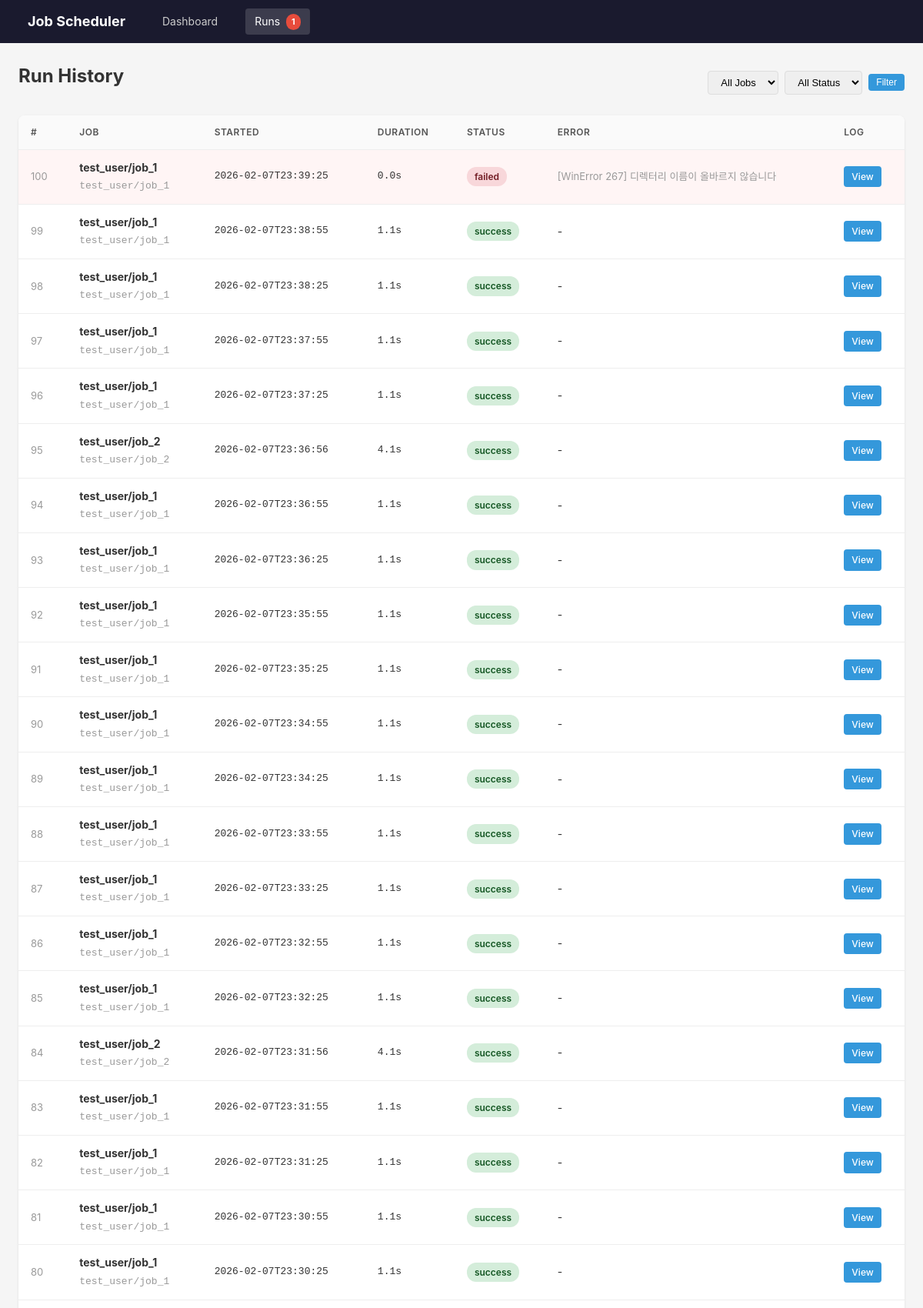
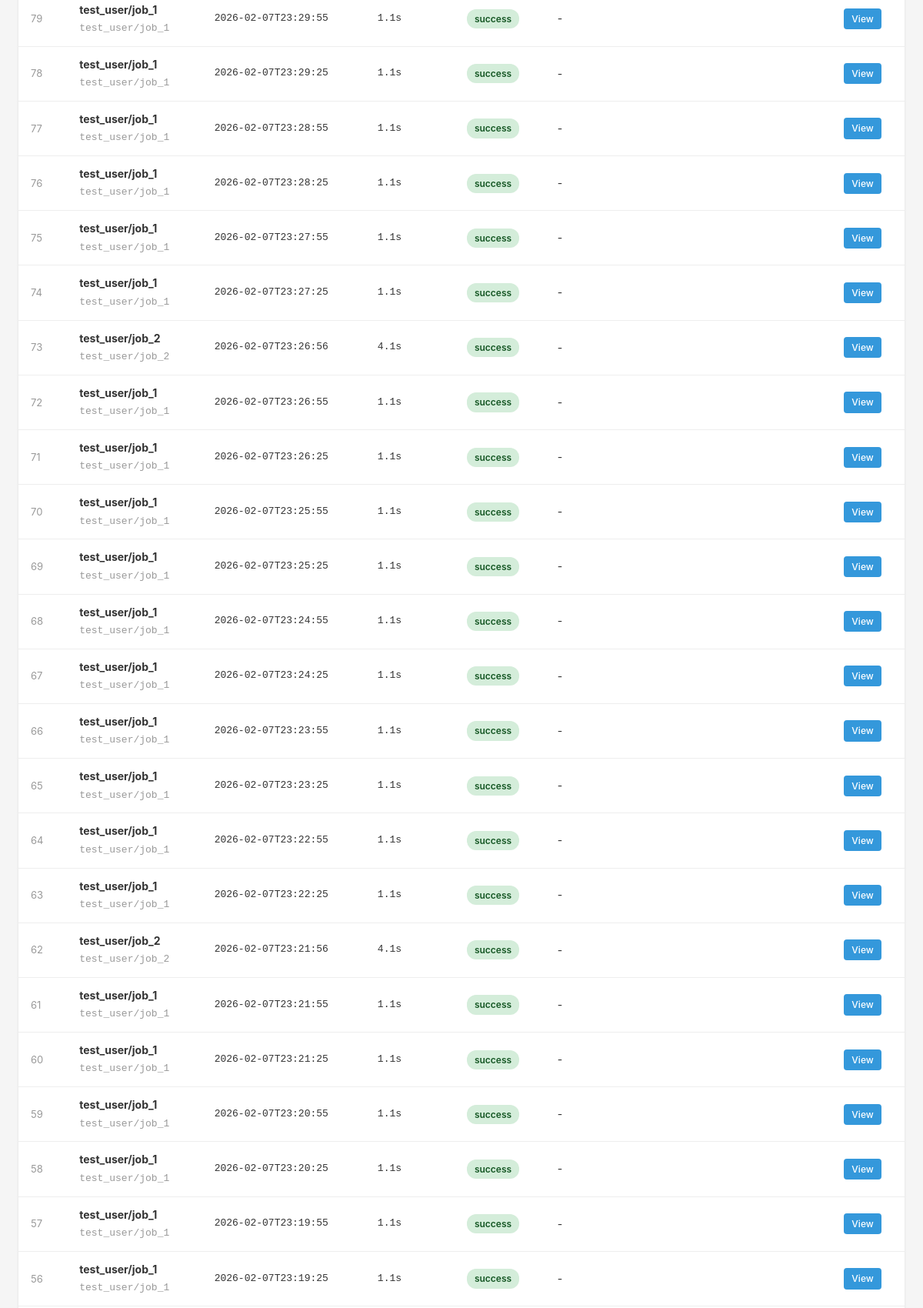
/runs (upper part), run on the app's committed database (2 pictures, top to bottom).
### tables this page shows
CREATE TABLE runs (
    id INTEGER PRIMARY KEY AUTOINCREMENT,
    job_id TEXT NOT NULL,
    status TEXT NOT NULL,
    started_at TEXT NOT NULL,
    finished_at TEXT,
    duration_seconds REAL,
    return_code INTEGER,
    log_path TEXT,
    error_message TEXT,
    FOREIGN KEY (job_id) REFERENCES jobs(id)
);

### src/app.py (the view)
    @app.route("/runs")
    def runs():
        manager = get_manager()
        job_id = request.args.get("job_id")
        status = request.args.get("status")
        run_list = manager.get_runs(job_id=job_id, status=status)
        failure_count = manager.get_failure_count()
        jobs = manager.get_jobs()
        return render_template(
            "runs.html",
            runs=run_list,
            jobs=jobs,
            failure_count=failure_count,
            filter_job_id=job_id or "",
            filter_status=status or "",
        )

### src/job_manager.py (called while the page is built, shortened)
    def _get_conn(self) -> sqlite3.Connection:
        conn = sqlite3.connect(str(self.db_path))
        conn.row_factory = sqlite3.Row
        conn.execute("PRAGMA journal_mode=WAL")
        return conn

    def get_jobs(self) -> list[dict]:
        with self._db_lock:
            conn = self._get_conn()
            try:
                jobs = conn.execute(
                    "SELECT * FROM jobs ORDER BY task"
                ).fetchall()
                result = []
                return result
            finally:
                conn.close()

    def get_failure_count(self) -> int:
        cutoff = (datetime.now() - timedelta(hours=24)).isoformat()
        with self._db_lock:
            conn = self._get_conn()
            try:
                row = conn.execute(
                    "SELECT COUNT(*) as cnt FROM runs WHERE status IN ('failed', 'timeout') AND started_at > ?",
                    (cutoff,),
                ).fetchone()
                return row["cnt"] if row else 0
            finally:
                conn.close()

### src/templates/runs.html (shortened to what this page needs)
{% extends "base.html" %}
{% block content %}
<div class="toolbar">
    <h1>Run History</h1>
    <form method="get" action="/runs" style="display:flex; gap:8px; margin-left:auto; align-items:center;">
        <select name="job_id">
            <option value="">All Jobs</option>
        </select>
        <select name="status">
            <option value="">All Status</option>
        </select>
        <button type="submit" class="btn btn-primary btn-sm">Filter</button>
    </form>
</div>
{% if runs %}
<table>
    <thead>
        <tr>
            <th>#</th>
            <th>Job</th>
            <th>Started</th>
            <th>Duration</th>
            <th>Status</th>
            <th>Error</th>
            <th>Log</th>
        </tr>
    </thead>
    <tbody>
        {% for run in runs %}
        <tr class="{% if run.status in ['failed', 'timeout'] %}row-failed{% endif %}">
            <td class="muted">{{ run.id }}</td>
            <td>
                <strong>{{ run.job_name or run.job_id }}</strong>
                <br><span class="muted mono">{{ run.job_id }}</span>
            </td>
            <td class="mono">{{ run.started_at[:19] }}</td>
            <td class="mono">
                {% if run.duration_seconds is not none %}
                    {{ "%.1f"|format(run.duration_seconds) }}s
                {% else %}
                    -
                {% endif %}
            </td>
            <td>
                <span class="status status-{{ run.status }}">{{ run.status }}</span>
            </td>
            <td>
                {% if run.error_message %}
                <span class="muted" title="{{ run.error_message }}">
                    {{ run.error_message[:80] }}{% if run.error_message|length > 80 %}...{% endif %}
                </span>
                {% else %}
                -
                {% endif %}
            </td>
            <td>
                {% if run.log_path %}
                <a href="#" class="btn btn-primary btn-sm" onclick="showLog('{{ run.log_path }}'); return false;">
                    View
                </a>
                {% else %}
                -
                {% endif %}
            </td>
        </tr>
        {% endfor %}
    </tbody>
</table>
{% else %}
<div style="text-align:center; padding:60px 20px; background:#fff; border-radius:8px; box-shadow:0 1px 3px rgba(0,0,0,0.1);">
    <p style="font-size:16px; color:#666;">No run records found.</p>
</div>
{% endif %}
{% endblock %}

### src/templates/base.html (shortened to what this page needs)
<!DOCTYPE html>
<html lang="ko">
<head>
</head>
<body>
    <nav>
        <a href="/" class="brand">Job Scheduler</a>
        <a href="/" class="{% if request.path == '/' %}active{% endif %}">Dashboard</a>
        <a href="/runs" class="{% if request.path.startswith('/runs') %}active{% endif %}">
            Runs
            {% if failure_count > 0 %}
            <span class="badge">{{ failure_count }}</span>
            {% endif %}
        </a>
    </nav>
    <div class="container">
        {% block content %}{% endblock %}
    </div>
</body>
</html>

### src/templates/base.html (style rules this page uses)
* { margin: 0; padding: 0; box-sizing: border-box; }
body { font-family: -apple-system, BlinkMacSystemFont, "Segoe UI", Roboto, sans-serif; background: #f5f5f5; color: #333; line-height: 1.6; }
nav { background: #1a1a2e; color: #fff; padding: 0 24px; display: flex; align-items: center; height: 56px; gap: 24px; }
nav .brand { font-size: 18px; font-weight: 700; color: #fff; text-decoration: none; }
nav a { color: #ccc; text-decoration: none; font-size: 14px; padding: 6px 12px; border-radius: 4px; transition: background 0.2s; }
nav a.active { background: rgba(255,255,255,0.15); color: #fff; }
.badge { display: inline-block; background: #e74c3c; color: #fff; font-size: 11px; font-weight: 700; padding: 2px 7px; border-radius: 10px; margin-left: 4px; vertical-align: middle; }
.container { max-width: 1200px; margin: 24px auto; padding: 0 24px; }
h1 { font-size: 24px; margin-bottom: 16px; }
table { width: 100%; border-collapse: collapse; background: #fff; border-radius: 8px; overflow: hidden; box-shadow: 0 1px 3px rgba(0,0,0,0.1); }
th, td { padding: 12px 16px; text-align: left; border-bottom: 1px solid #eee; font-size: 14px; }
th { background: #fafafa; font-weight: 600; color: #555; font-size: 12px; text-transform: uppercase; letter-spacing: 0.5px; }
.status { display: inline-block; padding: 3px 10px; border-radius: 12px; font-size: 12px; font-weight: 600; }
.status-success { background: #d4edda; color: #155724; }
.status-failed { background: #f8d7da; color: #721c24; }
.btn { display: inline-block; padding: 6px 14px; border: none; border-radius: 4px; font-size: 13px; font-weight: 500; cursor: pointer; text-decoration: none; transition: opacity 0.2s; }
.btn-primary { background: #3498db; color: #fff; }
.btn-sm { padding: 4px 10px; font-size: 12px; }
.toolbar { display: flex; align-items: center; gap: 12px; margin-bottom: 16px; flex-wrap: wrap; }
.row-failed { background: #fff5f5 !important; }
select, input[type="text"] { padding: 6px 12px; border: 1px solid #ddd; border-radius: 4px; font-size: 13px; }
.muted { color: #999; font-size: 13px; }
.mono { font-family: "SFMono-Regular", Consolas, monospace; font-size: 13px; }

### data on the page
runs: id "100", job "test_user/job_1", job_id "test_user/job_1", started_at "2026-02-07T23:39:25", duration_seconds "0.0", status "failed", error_message "[WinError 267] 디렉터리 이름이 올바르지 않습니다"
runs: id "99", job "test_user/job_1", job_id "test_user/job_1", started_at "2026-02-07T23:38:55", duration_seconds "1.1", status "success"
runs: id "98", job "test_user/job_1", job_id "test_user/job_1", started_at "2026-02-07T23:38:25", duration_seconds "1.1", status "success"
runs: id "97", job "test_user/job_1", job_id "test_user/job_1", started_at "2026-02-07T23:37:55", duration_seconds "1.1", status "success"
runs: id "96", job "test_user/job_1", job_id "test_user/job_1", started_at "2026-02-07T23:37:25", duration_seconds "1.1", status "success"
runs: id "95", job "test_user/job_2", job_id "test_user/job_2", started_at "2026-02-07T23:36:56", duration_seconds "4.1", status "success"
runs: id "94", job "test_user/job_1", job_id "test_user/job_1", started_at "2026-02-07T23:36:55", duration_seconds "1.1", status "success"
runs: id "93", job "test_user/job_1", job_id "test_user/job_1", started_at "2026-02-07T23:36:25", duration_seconds "1.1", status "success"
runs: id "92", job "test_user/job_1", job_id "test_user/job_1", started_at "2026-02-07T23:35:55", duration_seconds "1.1", status "success"
runs: id "91", job "test_user/job_1", job_id "test_user/job_1", started_at "2026-02-07T23:35:25", duration_seconds "1.1", status "success"
runs: id "90", job "test_user/job_1", job_id "test_user/job_1", started_at "2026-02-07T23:34:55", duration_seconds "1.1", status "success"
runs: id "89", job "test_user/job_1", job_id "test_user/job_1", started_at "2026-02-07T23:34:25", duration_seconds "1.1", status "success"
runs: id "88", job "test_user/job_1", job_id "test_user/job_1", started_at "2026-02-07T23:33:55", duration_seconds "1.1", status "success"
runs: id "87", job "test_user/job_1", job_id "test_user/job_1", started_at "2026-02-07T23:33:25", duration_seconds "1.1", status "success"
runs: id "86", job "test_user/job_1", job_id "test_user/job_1", started_at "2026-02-07T23:32:55", duration_seconds "1.1", status "success"
runs: id "85", job "test_user/job_1", job_id "test_user/job_1", started_at "2026-02-07T23:32:25", duration_seconds "1.1", status "success"
runs: id "84", job "test_user/job_2", job_id "test_user/job_2", started_at "2026-02-07T23:31:56", duration_seconds "4.1", status "success"
runs: id "83", job "test_user/job_1", job_id "test_user/job_1", started_at "2026-02-07T23:31:55", duration_seconds "1.1", status "success"
runs: id "82", job "test_user/job_1", job_id "test_user/job_1", started_at "2026-02-07T23:31:25", duration_seconds "1.1", status "success"
runs: id "81", job "test_user/job_1", job_id "test_user/job_1", started_at "2026-02-07T23:30:55", duration_seconds "1.1", status "success"
runs: id "80", job "test_user/job_1", job_id "test_user/job_1", started_at "2026-02-07T23:30:25", duration_seconds "1.1", status "success"
runs: id "79", job "test_user/job_1", job_id "test_user/job_1", started_at "2026-02-07T23:29:55", duration_seconds "1.1", status "success"
runs: id "78", job "test_user/job_1", job_id "test_user/job_1", started_at "2026-02-07T23:29:25", duration_seconds "1.1", status "success"
runs: id "77", job "test_user/job_1", job_id "test_user/job_1", started_at "2026-02-07T23:28:55", duration_seconds "1.1", status "success"
runs: id "76", job "test_user/job_1", job_id "test_user/job_1", started_at "2026-02-07T23:28:25", duration_seconds "1.1", status "success"
runs: id "75", job "test_user/job_1", job_id "test_user/job_1", started_at "2026-02-07T23:27:55", duration_seconds "1.1", status "success"
runs: id "74", job "test_user/job_1", job_id "test_user/job_1", started_at "2026-02-07T23:27:25", duration_seconds "1.1", status "success"
runs: id "73", job "test_user/job_2", job_id "test_user/job_2", started_at "2026-02-07T23:26:56", duration_seconds "4.1", status "success"
runs: id "72", job "test_user/job_1", job_id "test_user/job_1", started_at "2026-02-07T23:26:55", duration_seconds "1.1", status "success"
runs: id "71", job "test_user/job_1", job_id "test_user/job_1", started_at "2026-02-07T23:26:25", duration_seconds "1.1", status "success"
runs: id "70", job "test_user/job_1", job_id "test_user/job_1", started_at "2026-02-07T23:25:55", duration_seconds "1.1", status "success"
runs: id "69", job "test_user/job_1", job_id "test_user/job_1", started_at "2026-02-07T23:25:25", duration_seconds "1.1", status "success"
runs: id "68", job "test_user/job_1", job_id "test_user/job_1", started_at "2026-02-07T23:24:55", duration_seconds "1.1", status "success"
runs: id "67", job "test_user/job_1", job_id "test_user/job_1", started_at "2026-02-07T23:24:25", duration_seconds "1.1", status "success"
runs: id "66", job "test_user/job_1", job_id "test_user/job_1", started_at "2026-02-07T23:23:55", duration_seconds "1.1", status "success"
runs: id "65", job "test_user/job_1", job_id "test_user/job_1", started_at "2026-02-07T23:23:25", duration_seconds "1.1", status "success"
runs: id "64", job "test_user/job_1", job_id "test_user/job_1", started_at "2026-02-07T23:22:55", duration_seconds "1.1", status "success"
runs: id "63", job "test_user/job_1", job_id "test_user/job_1", started_at "2026-02-07T23:22:25", duration_seconds "1.1", status "success"
runs: id "62", job "test_user/job_2", job_id "test_user/job_2", started_at "2026-02-07T23:21:56", duration_seconds "4.1", status "success"
runs: id "61", job "test_user/job_1", job_id "test_user/job_1", started_at "2026-02-07T23:21:55", duration_seconds "1.1", status "success"
runs: id "60", job "test_user/job_1", job_id "test_user/job_1", started_at "2026-02-07T23:21:25", duration_seconds "1.1", status "success"
runs: id "59", job "test_user/job_1", job_id "test_user/job_1", started_at "2026-02-07T23:20:55", duration_seconds "1.1", status "success"
runs: id "58", job "test_user/job_1", job_id "test_user/job_1", started_at "2026-02-07T23:20:25", duration_seconds "1.1", status "success"
runs: id "57", job "test_user/job_1", job_id "test_user/job_1", started_at "2026-02-07T23:19:55", duration_seconds "1.1", status "success"
runs: id "56", job "test_user/job_1", job_id "test_user/job_1", started_at "2026-02-07T23:19:25", duration_seconds "1.1", status "success"

### other printed values
{{ failure_count }} "1"
